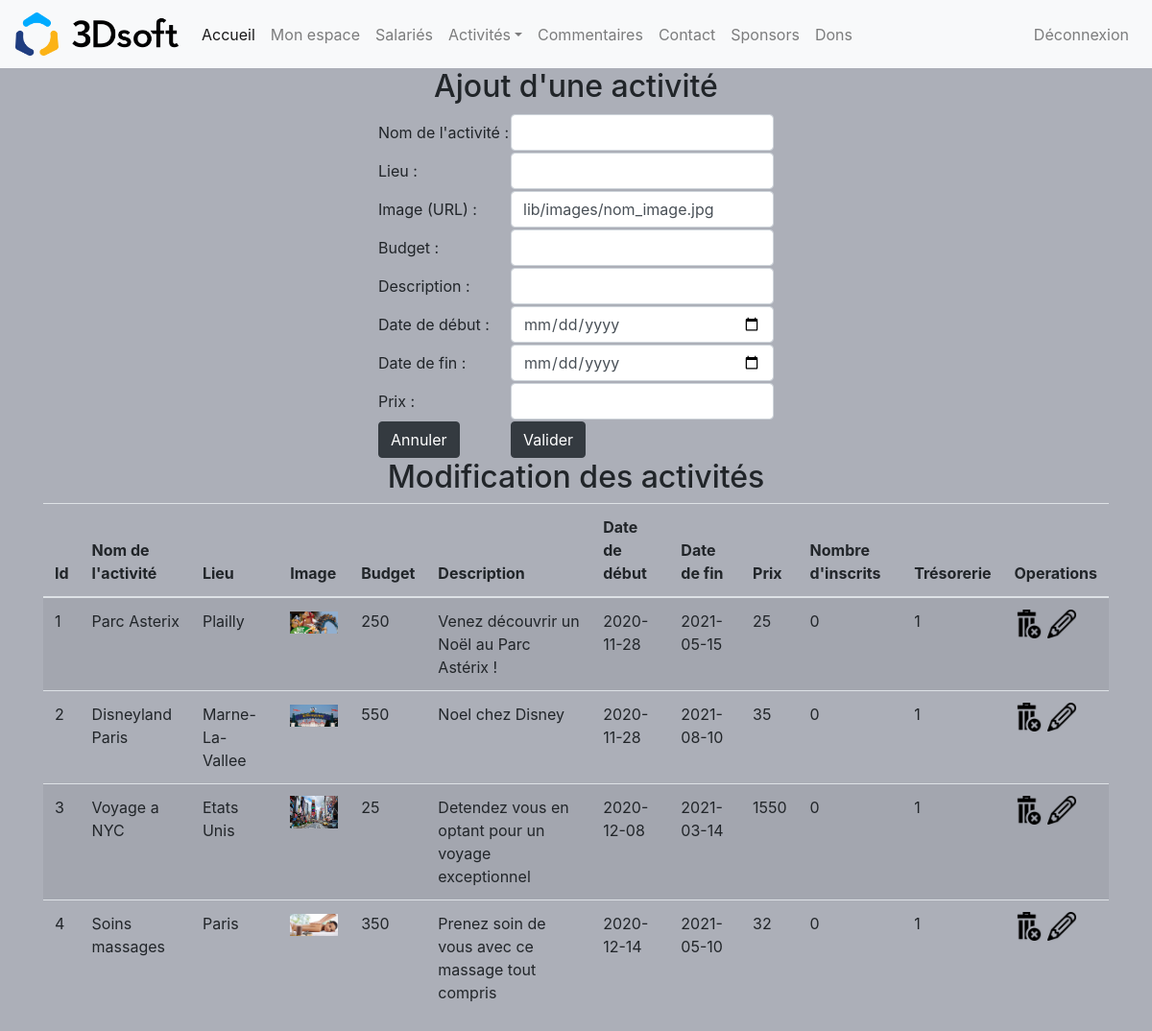
The page /index.php?page=4&action2=vue_activite_admin&menuactivite on the database its author committed.
### tables this page shows
CREATE TABLE activite(
        id_activite   Int  Auto_increment  NOT NULL ,
        nom           Varchar (50),
        lieu          Varchar (50),
		image_url	  Varchar (100),
        budget        Float,
        description   Varchar (200),
        date_debut    Date,
        date_fin      Date,
        prix          Float,
		nb_personnes  Int(5),
        id_tresorerie Int NOT NULL,
		PRIMARY KEY (id_activite),
		FOREIGN KEY (id_tresorerie) REFERENCES Tresorerie(id_tresorerie)
);

### modele/modele.class.php (called while the page is built, shortened)
<?php
	class Modele {
		private $unPdo , $uneTable;
		public function   __construct ($serveur, $bdd, $user, $mdp)
		{
			$this->unPdo =null;
			try {
				$this->unPdo = new PDO ("mysql:host=".$serveur.";dbname=".$bdd, $user, $mdp);
			}
			catch (PDOException $exp){
				echo "Erreur de connexion au serveur : ".$serveur."/".$bdd ;
			}
			$this->unPdo->setAttribute( PDO::ATTR_ERRMODE, PDO::ERRMODE_WARNING );
		}
		public function setTable ($uneTable)
		{
			$this->uneTable = $uneTable;
		}
		public function selectAll ($tab) {
			if ($this->unPdo != null){
				$chaine = implode(", ", $tab);
				$requete = "select ".$chaine." from " .$this->uneTable. " ; ";
				$select = $this->unPdo->prepare ($requete);
				$select->execute ();
				return $select->fetchAll();
			} else {
				return null;
			}
		}
	}
?>

### controleur/controleur.class.php (called while the page is built, shortened)
<?php
	require_once ("modele/modele.class.php");
	class Controleur {
		private $unModele ;
		public function   __construct ($serveur, $bdd, $user, $mdp){
			$this->unModele = new Modele ($serveur, $bdd, $user, $mdp);
		}
		public function setTable ($uneTable)
		{
			$this->unModele->setTable($uneTable);
		}
		public function selectAll ($tab)
		{
			$lesResultats = $this->unModele->selectAll($tab);
			return $lesResultats;
		}
	}
?>

### vue/vue_activite.php (the view, shortened to what this page needs)
<div class='container'>
	<h2> Modification des activités</h2>
	<table class="table table-striped">
		<thead>
			<tr >
				<th> Id </th>
				<th> Nom de l'activité</th> <th> Lieu</th>
				<th> Image</th> <th> Budget</th>
				<th> Description </th> <th> Date de début </th> <th> Date de fin </th>
                <th> Prix </th><th> Nombre d'inscrits </th><th> Trésorerie </th>
				<th>Operations</th>
			</tr>
		</thead>
		<tbody>
			<?php
			foreach ($lesActivites as $uneActivite) {
				echo "<tr>
						<td>".$uneActivite['id_activite']." </td>
						<td>".$uneActivite['nom']." </td>
						<td>".$uneActivite['lieu']." </td>
						<td><img src='".$uneActivite['image_url']."' width='50' /> </td>
						<td>".$uneActivite['budget']." </td>
						<td>".$uneActivite['description']." </td>
                        <td>".$uneActivite['date_debut']."</td>
                        <td>".$uneActivite['date_fin']."</td>
						<td>".$uneActivite['prix']."</td>
						<td>".$uneActivite['nb_personnes']."</td>
						<td>".$uneActivite['id_tresorerie']."</td>
						<td>
							<a href='index.php?page=4&action2=vue_activite_admin&menuactivite&action=sup&id_activite=".$uneActivite['id_activite']."'>
							<img src ='lib/images/sup.png' height='30' witdh='30'> </a>
							<a href='index.php?page=4&action2=vue_activite_admin&menuactivite&action=edit&id_activite=".$uneActivite['id_activite']."'>
							<img src ='lib/images/edition.png' height='30' witdh='30'> </a>
							</td>
					</tr>";
			}
			?>
		</tbody>
	</table>
</div>

### rows shown on the page
activite: id_activite "1", nom "Parc Asterix", lieu "Plailly", image_url (picture), budget "250", description "Venez découvrir un Noël au Parc Astérix !", date_debut "2020-11-28", date_fin "2021-05-15", prix "25", nb_personnes "0", id_tresorerie "1"
activite: id_activite "2", nom "Disneyland Paris", lieu "Marne-La-Vallee", image_url (picture), budget "550", description "Noel chez Disney", date_debut "2020-11-28", date_fin "2021-08-10", prix "35", nb_personnes "0", id_tresorerie "1"
activite: id_activite "3", nom "Voyage a NYC", lieu "Etats Unis", image_url (picture), budget "25", description "Detendez vous en optant pour un voyage exceptionnel", date_debut "2020-12-08", date_fin "2021-03-14", prix "1550", nb_personnes "0", id_tresorerie "1"
activite: id_activite "4", nom "Soins massages", lieu "Paris", image_url (picture), budget "350", description "Prenez soin de vous avec ce massage tout compris", date_debut "2020-12-14", date_fin "2021-05-10", prix "32", nb_personnes "0", id_tresorerie "1"
